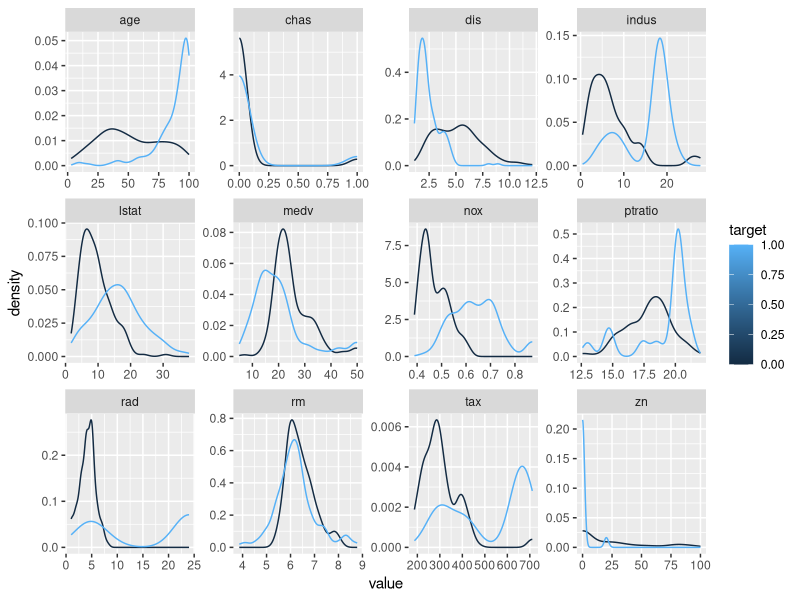
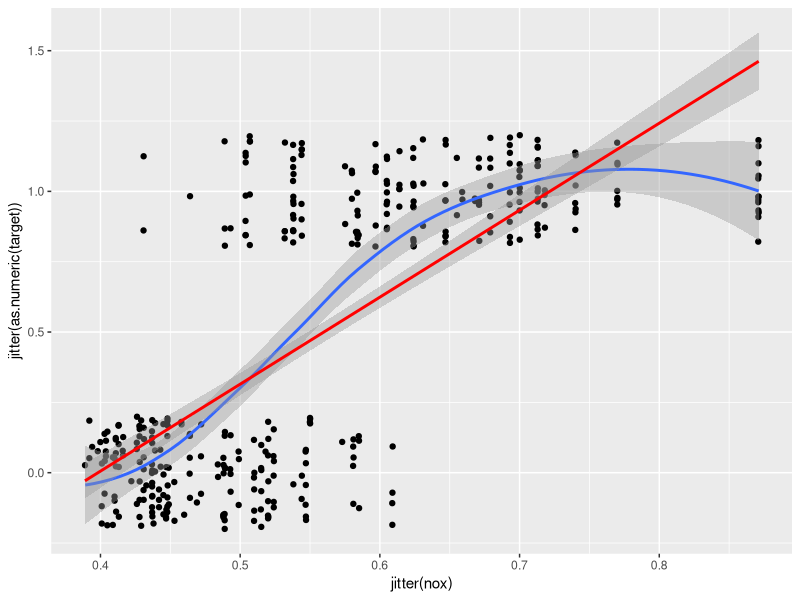
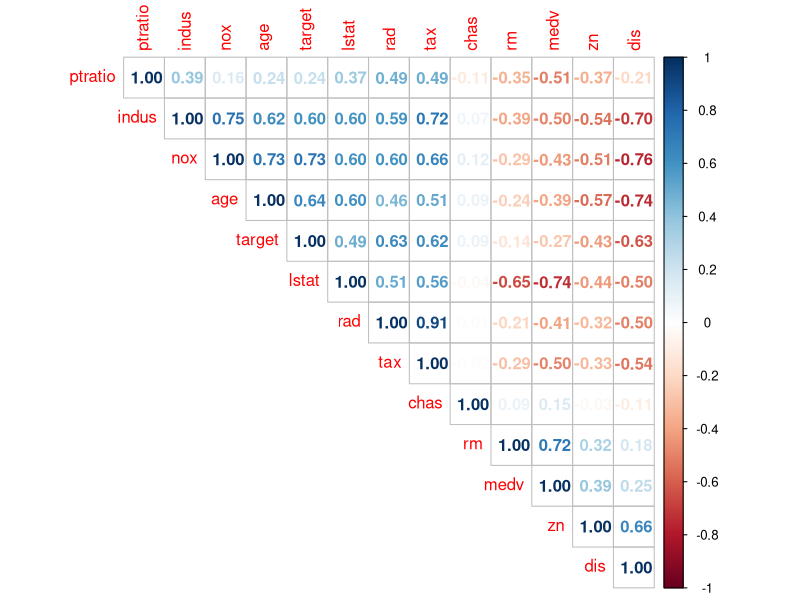

The R source for these figures, in order:
## ---- chunk 1
knitr::opts_chunk$set(message=FALSE, warning=FALSE)
# Load libraries
library(caret)
library(corrplot)
library(dplyr)
library(ggplot2)
library(knitr)
library(MASS)
library(tidyr)
## ---- chunk 2
df <- read.csv('crime-training-data_modified.csv', stringsAsFactors=FALSE)
set.seed(1804)
#80% train, 20% test split
train_ix <- createDataPartition(df$target, p=0.8, list=FALSE) 
train <- df[train_ix, ]
test <- df[-train_ix, ]
rm(df)
## ---- chunk 3
(train.summary <- data.frame(unclass(summary(train)), row.names = NULL))
## ---- chunk 4
train %>%
  gather(-target, key='variable', value='value') %>%
  ggplot(aes(x=value, group=target, color=target)) +
    facet_wrap(~ variable, scales='free') +
    geom_density()
## ---- chunk 5
ggplot(train, aes(x=jitter(nox), y=jitter(as.numeric(target)))) + 
  geom_point() + 
  geom_smooth() + 
  geom_smooth(method='lm', color='red')
## ---- chunk 6
corrplot(cor(train), type='upper', method='number', order='hclust')
## ---- chunk 7
calc_percentile <- function(x){
  trunc(rank(x)) / length(x)
}
## ---- chunk 8
calc_r2 <- function(model) {
  1 - model$deviance / model$null.deviance
}
## ---- chunk 9
m_0 <- glm(target ~ 1, train, family=binomial())
pred_0 <- factor(round(predict(m_0, train, type='response')), levels=c('0', '1'))
confusionMatrix(data=pred_0, reference=factor(train$target, levels=c('0', '1')))
## ---- chunk 10
m_1 <- glm(target ~ zn + indus + chas + nox + rm + age + dis + rad + tax + ptratio + lstat + medv, train, family=binomial())
pred_1 <- factor(round(predict(m_1, train, type='response')), levels=c('0', '1'))
calc_r2(m_1)
confusionMatrix(data=pred_1, reference=factor(train$target, levels=c('0', '1')))
## ---- chunk 11
m_2 <- stepAIC(m_1, trace=0, scope=list(upper = ~ zn * indus * chas * nox * rm * 
                                          age * dis * rad * tax * ptratio * 
                                          lstat*medv, lower= ~1))
summary(m_2)
## ---- chunk 12
min(table(train$target)) / 15
## ---- chunk 13
m_2_p <- summary(m_2)$coefficients[,4] 
sort(p.adjust(m_2_p))
## ---- chunk 14
m_3 <- glm(target ~ age*rm + rad + age*medv, train, family=binomial())
pred_3 <- factor(round(predict(m_3, train, type='response')), levels=c('0', '1'))
confusionMatrix(data=pred_3, reference=factor(train$target, levels=c('0', '1')))
calc_r2(m_3)
## ---- chunk 15
summary(m_3)
## ---- chunk 16
m_4 <- glm(target ~ age*rm + rad + age*medv +
             indus*tax + dis*tax + nox*age + zn, train, family=binomial())
pred_4 <- factor(round(predict(m_4, train, type='response')), levels=c('0', '1'))
confusionMatrix(data=pred_4, reference=factor(train$target, levels=c('0', '1')))
calc_r2(m_4)
## ---- chunk 17
summary(m_4)
## ---- chunk 18
pca <- prcomp(train[,1:12], retx=TRUE, center=TRUE, scale=TRUE)
summary(pca)
## ---- chunk 19
pca_df <- as.data.frame(cbind(train$target, pca$x[,1:5]))
colnames(pca_df) <- c('target', 'PC1', 'PC2' ,'PC3', 'PC4', 'PC5')
m_5 <- glm(target ~ ., pca_df, family=binomial())
pred_5 <- factor(round(predict(m_5, pca_df, type='response')), levels=c('0', '1'))
confusionMatrix(data=pred_5, reference=factor(train$target, levels=c('0', '1')))
calc_r2(m_5)
## ---- chunk 20
summary(m_5)
## ---- chunk 21
# Don't run until the very end
# confusionMatrix(data=predict(model, test), reference=test$target)
# Evaluate on F1 score
# For PCA prediction:
# pred_xx <- factor(round(predict(m_5, as.data.frame(predict(pca, newdata=test)), type='response')), levels=c('0', '1'))
